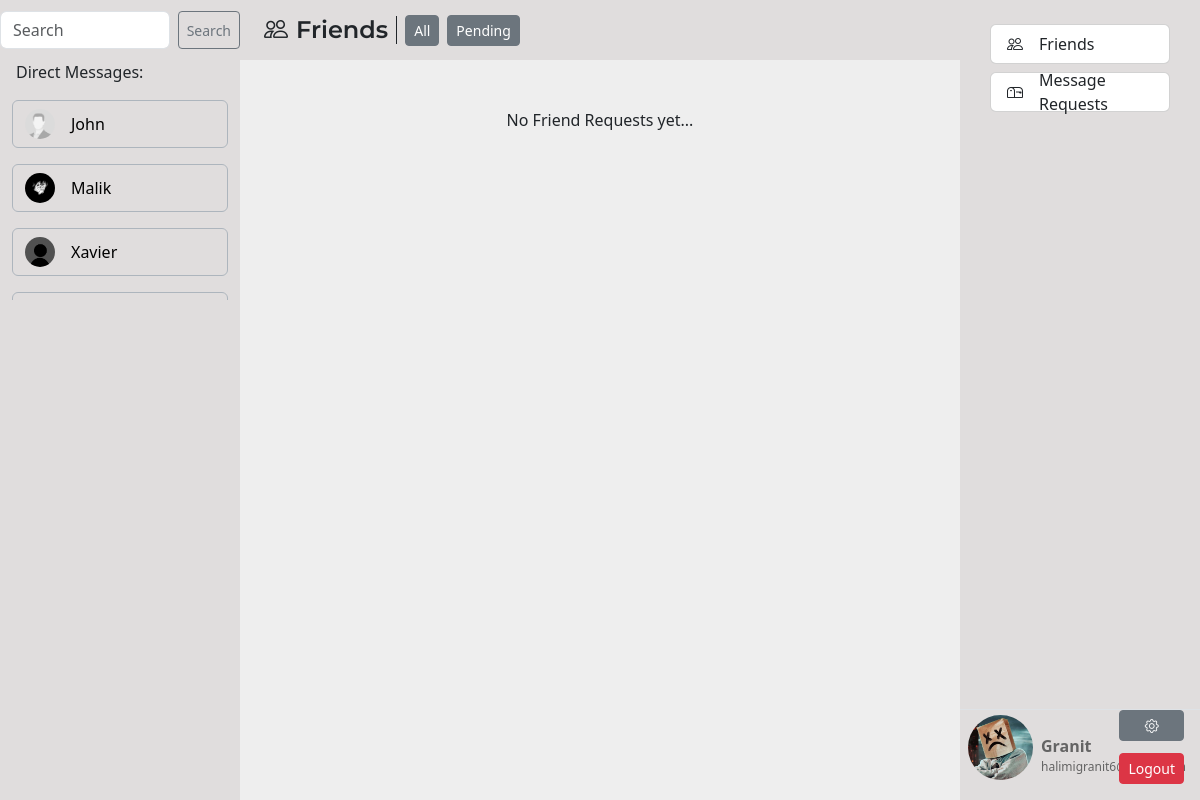
The page /pending/ (signed in) on the database its author committed.
### chat/models.py (models this page shows)
class Profile(models.Model):
    id = models.AutoField(primary_key=True)
    user = models.ForeignKey(User, related_name="profile", on_delete=models.CASCADE)
    name = models.CharField(max_length=20)
    surname = models.CharField(max_length=20)
    email = models.CharField(max_length=250)
    note = models.CharField(max_length=250, null=True, blank=True)
    profile_pic = models.ImageField(null=True, blank=True, upload_to='profile_pics/')

### chat/views.py (the view)
# urls.py: path('pending/', views.pending, name="pending"),
def pending(request):
    if request.user.is_authenticated:
        users = Profile.objects.exclude(user=request.user)
        my_profile = Profile.objects.filter(user=request.user).get()
        friend_requests = FriendRequest.objects.filter(receiver_id=request.user, status=False)
        pending_users = []
        for i in friend_requests:
            pending_users.append(i.sender_id)
        pending_users_profiles = Profile.objects.filter(user__in=pending_users)
        messages = DirectMessage.objects.filter(Q(sender_id=request.user) | Q(receiver_id=request.user)).order_by('created_at')
        get_direct_messages = []
        for msg in messages:
            get_direct_messages.append(msg.receiver_id)
        direct_message_profile = Profile.objects.filter(user__in=get_direct_messages).exclude(user=request.user)
        context = {
            "direct_message_profile" : direct_message_profile,
            "pending_users_profiles" : pending_users_profiles,
            "my_profile" : my_profile,
            "id" : request.user.id
        }
        return render(request, "pending.html", context)

### chat/templates/pending.html (shortened to what this page needs)
{% extends 'layouts/app.html' %}
{% block header %}
    <div class="border-dark border-end pe-2 d-flex">
        <div class="d-flex align-items-center ms-4">
            <h4 class="mb-0"><i class="bi bi-people "></i></h4>
        </div>
        <h4 class="mb-0 ms-2">Friends</h4>
    </div>
    <a href="{% url "index" %}" class="btn btn-sm btn-secondary ms-2 mb-0">All</a>
    <a href="{% url "pending" %}" class="btn btn-sm btn-secondary ms-2 mb-0">Pending</a>
{% endblock %}
{% block content %}
    {% if pending_users_profiles %}
        <div class="w-100 mt-5 d-flex flex-column align-items-center">
            {% for user in pending_users_profiles %}
                <div class="d-flex justify-content-between align-items-center w-75 p-3 border rounded mb-3">
                    <div class="info d-flex w-50">
                        <div class="img">
                            {% if user.profile_pic %}
                                <img src="{{ user.profile_pic.url }}" alt="profile_pic" style="width: 53px; border-radius: 50%; height: 53px;">
                            {% else %}
                                <img src="../../media/default/default.jpg" alt="profile_pic" style="width: 53px; border-radius: 50%; height: 53px;">
                            {% endif %}
                        </div>
                        <div class="full-name ms-2">
                            <p class="mb-0" style="color: rgb(100, 100, 100); font-size: 16px;"><b>{{ user.name }}</b></p>
                            <p class="mb-0" style="color: rgb(100, 100, 100); font-size: 12px;">{{ user.email }}</p>
                        </div>
                        <p>{{ user.username }}</p>
                    </div>
                    <div class="btns d-flex flex-column">
                        <a href="accept-friend-request/{{user.user.id}}/" class="btn btn-sm btn-success mb-1">Accept</a>
                        <a href="decline-friend-request/{{user.user.id}}/" class="btn btn-sm btn-danger">Decline</a>
                    </div>
                </div>
            {% endfor %}
        </div>
    {% else %}
        <p class="mt-5">No Friend Requests yet...</p>
    {% endif %}
{% endblock %}
{% block left-side %}
    <div class="friends-scroll container">
        {% if direct_message_profile %}
            {% for user in direct_message_profile %}
                <a href="{% url 'direct-message' user=user.user.id %}" class="left-btns">
                    <div class="friends-profile d-flex flex-row align-items-center container border border-dark-subtle rounded py-2 mb-3">
                        <div class="image">
                            {% if user.profile_pic %}
                                <img src="{{ user.profile_pic.url }}" alt="profile" style="width: 30px; height: 30px; border-radius: 50%;">
                            {% else %}
                                <img src="../../media/default/default.jpg" alt="profile" style="width: 30px; height: 30px; border-radius: 50%;">
                            {% endif %}
                        </div>
                        <p class="mb-0 ms-3">{{ user.name }}</p>
                    </div>
                </a>
            {% endfor %}
        {% else %}
            <p>No messages yet...</p>
        {% endif %}
    </div>
{% endblock %}
{% block top-left %}
    <form action="{% url "search-users" %}" method="POST" class="d-flex" role="search">
        <input class="form-control me-2" type="search" placeholder="Search" aria-label="Search" name="search">
        <button class="btn btn-sm btn-outline-secondary" type="submit">Search</button>
    </form>
{% endblock %}

### chat/templates/layouts/app.html (shortened to what this page needs)
<!DOCTYPE html>
<html lang="en">
<head>
    {% load static %}
    <link href="https://cdn.jsdelivr.net/npm/bootstrap@5.3.3/dist/css/bootstrap.min.css" rel="stylesheet">
    <link rel="stylesheet" href="https://cdn.jsdelivr.net/npm/bootstrap-icons@1.11.3/font/bootstrap-icons.min.css">
    <link rel="stylesheet" href="{% static 'style/style.css' %}">
</head>
<body>
    <div class="d-flex justify-content-center">
        <div class="left d-flex flex-column">
            <div class="top" style="height: 60px;">
                {% block top-left %}{% endblock %}
            </div>
            <div class="main">
                <p class="ms-3">Direct Messages: </p>
                {% block left-side %}{% endblock %}
            </div>
        </div>
        <div class="content d-flex flex-column align-items-center">
            <div class="header w-100 d-flex align-items-center">
                {% block header %}{% endblock %}
            </div>
            {% block content %}{% endblock %}
        </div>
        <div class="right d-flex flex-column justify-content-between">
            <div class="navigate d-flex flex-column align-items-center py-4">
                <a href="{% url "index" %}" class="mx-auto w-75 right-btns">
                    <div class="card mb-2 d-flex flex-row align-items-center" style="height: 40px;">
                        <i class="bi bi-people ms-3"></i>
                        <p class="ms-3 mb-0">Friends</p>
                    </div>
                </a>
                <a href="{% url "messageRequests" %}" class="mx-auto w-75 right-btns">
                    <div class="card mb-2 d-flex flex-row align-items-center" style="height: 40px;">
                        <i class="bi bi-mailbox ms-3"></i>
                        <p class="ms-3 mb-0">Message Requests</p>
                    </div>
                </a>
            </div>
            <div class="profile d-flex justify-content-between my-3 border-top border-subtle-dark">
                <div class="info d-flex align-items-center w-50 ms-2">
                    <div class="img">
                        {% if my_profile.profile_pic %}
                            <img src="{{ my_profile.profile_pic.url }}" alt="profile_pic" style="width: 65px; border-radius: 50%; height: 65px;">
                        {% else %}
                            <img src="../../media/default/default.jpg" alt="profile_pic" style="width: 65px; border-radius: 50%; height: 65px;">
                        {% endif %}
                    </div>
                    <div class="full-name ms-2 mt-3">
                        <p class="mb-0" style="color: rgb(100, 100, 100); font-size: 16px;"><b>{{ my_profile.name }}</b></p>
                        <p class="mb-0" style="color: rgb(100, 100, 100); font-size: 12px;">{{ my_profile.email }}</p>
                    </div>
                </div>
                <div class="btns d-flex flex-column justify-content-between pe-3">
                    <a href="{% url "update-profile" %}" class="btn btn-sm btn-secondary"><i class="bi bi-gear"></i></a>
                    <form action="{% url "logout" %}" method="POST">
                        <button type="submit" class="btn btn-sm btn-danger">Logout</button>
                    </form>
                </div>
            </div>
        </div>
    </div>
</body>
</html>

### chatApp/assets/style/style.css (style rules this page uses)
h1, h4, h3 { font-family: "Montserrat", sans-serif; font-optical-sizing: auto; font-weight: 600; font-style: normal; }
.content { width: 60%; background-color: #EEEEEE; }
.left, .right { width: 20%; background-color: #e0dddd; height: 100vh; }
.header { height: 60px; }
.friends-scroll { overflow-y: auto; height: 200px; }
.friends-profile { text-decoration: none; color: black; }
.header { background-color: #e0dddd; }
.profile { height: 75px; width: 100%; }
.left-btns { text-decoration: none; color: black; }
.right-btns { text-decoration: none; color: black; }
.left .top { height: 60px; display: flex; justify-content: center; align-items: center; }

### rows shown on the page
Profile: profile_pic (picture), name "John"
Profile: profile_pic (picture), name "Malik"
Profile: profile_pic (picture), name "Xavier"
Profile: profile_pic (picture), name "Granit", email "halimigranit6@gmail.com"
